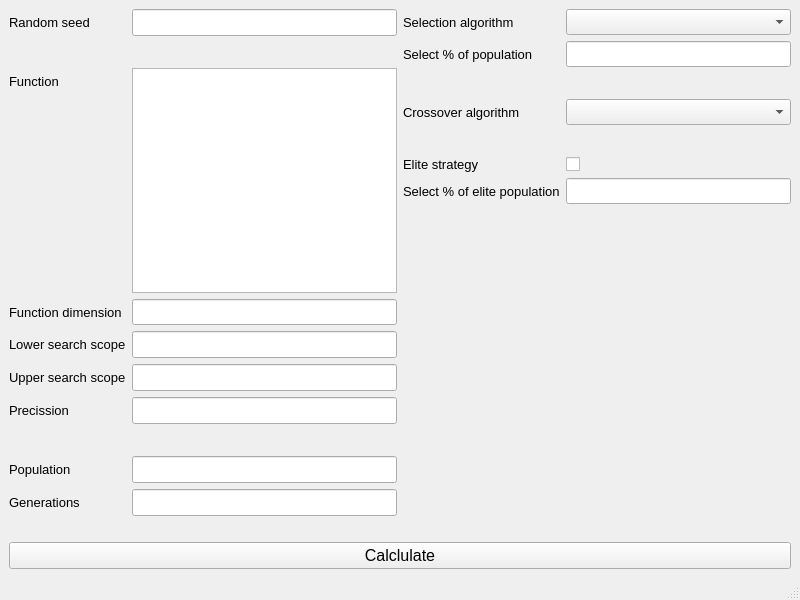
<?xml version="1.0" encoding="UTF-8"?>
<ui version="4.0">
 <class>MainWindow</class>
 <widget class="QMainWindow" name="MainWindow">
  <property name="geometry">
   <rect>
    <x>0</x>
    <y>0</y>
    <width>800</width>
    <height>600</height>
   </rect>
  </property>
  <property name="minimumSize">
   <size>
    <width>800</width>
    <height>600</height>
   </size>
  </property>
  <property name="windowTitle">
   <string>MainWindow</string>
  </property>
  <widget class="QWidget" name="centralwidget">
   <layout class="QVBoxLayout" name="verticalLayout">
    <item>
     <layout class="QHBoxLayout" name="horizontalLayout">
      <item>
       <layout class="QFormLayout" name="formLayout">
        <item row="0" column="0">
         <widget class="QLabel" name="label">
          <property name="font">
           <font>
            <pointsize>10</pointsize>
           </font>
          </property>
          <property name="text">
           <string>Random seed</string>
          </property>
         </widget>
        </item>
        <item row="0" column="1">
         <widget class="QLineEdit" name="randomSeedLine">
          <property name="minimumSize">
           <size>
            <width>0</width>
            <height>0</height>
           </size>
          </property>
          <property name="font">
           <font>
            <pointsize>12</pointsize>
           </font>
          </property>
         </widget>
        </item>
        <item row="1" column="0">
         <spacer name="horizontalSpacer">
          <property name="orientation">
           <enum>Qt::Orientation::Horizontal</enum>
          </property>
          <property name="sizeHint" stdset="0">
           <size>
            <width>40</width>
            <height>20</height>
           </size>
          </property>
         </spacer>
        </item>
        <item row="1" column="1">
         <spacer name="horizontalSpacer_2">
          <property name="orientation">
           <enum>Qt::Orientation::Horizontal</enum>
          </property>
          <property name="sizeHint" stdset="0">
           <size>
            <width>40</width>
            <height>20</height>
           </size>
          </property>
         </spacer>
        </item>
        <item row="2" column="0">
         <widget class="QLabel" name="label_8">
          <property name="font">
           <font>
            <pointsize>10</pointsize>
           </font>
          </property>
          <property name="text">
           <string>Function</string>
          </property>
         </widget>
        </item>
        <item row="2" column="1">
         <widget class="QListView" name="functionsListView">
          <property name="font">
           <font>
            <pointsize>11</pointsize>
           </font>
          </property>
         </widget>
        </item>
        <item row="3" column="0">
         <widget class="QLabel" name="label_7">
          <property name="font">
           <font>
            <pointsize>10</pointsize>
           </font>
          </property>
          <property name="text">
           <string>Function dimension</string>
          </property>
         </widget>
        </item>
        <item row="3" column="1">
         <widget class="QLineEdit" name="functionDimensionLine">
          <property name="font">
           <font>
            <pointsize>11</pointsize>
           </font>
          </property>
         </widget>
        </item>
        <item row="4" column="0">
         <widget class="QLabel" name="label_2">
          <property name="font">
           <font>
            <pointsize>10</pointsize>
           </font>
          </property>
          <property name="text">
           <string>Lower search scope</string>
          </property>
         </widget>
        </item>
        <item row="4" column="1">
         <widget class="QLineEdit" name="minSearchScopeLine">
          <property name="minimumSize">
           <size>
            <width>0</width>
            <height>0</height>
           </size>
          </property>
          <property name="font">
           <font>
            <pointsize>12</pointsize>
           </font>
          </property>
         </widget>
        </item>
        <item row="5" column="0">
         <widget class="QLabel" name="label_3">
          <property name="font">
           <font>
            <pointsize>10</pointsize>
           </font>
          </property>
          <property name="text">
           <string>Upper search scope</string>
          </property>
         </widget>
        </item>
        <item row="5" column="1">
         <widget class="QLineEdit" name="maxSearchScopeLine">
          <property name="font">
           <font>
            <pointsize>12</pointsize>
           </font>
          </property>
         </widget>
        </item>
        <item row="6" column="0">
         <widget class="QLabel" name="label_5">
          <property name="font">
           <font>
            <pointsize>10</pointsize>
           </font>
          </property>
          <property name="text">
           <string>Precission</string>
          </property>
         </widget>
        </item>
        <item row="6" column="1">
         <widget class="QLineEdit" name="precissionLine">
          <property name="font">
           <font>
            <pointsize>12</pointsize>
           </font>
          </property>
         </widget>
        </item>
        <item row="7" column="0">
         <spacer name="horizontalSpacer_4">
          <property name="orientation">
           <enum>Qt::Orientation::Horizontal</enum>
          </property>
          <property name="sizeHint" stdset="0">
           <size>
            <width>40</width>
            <height>20</height>
           </size>
          </property>
         </spacer>
        </item>
        <item row="7" column="1">
         <spacer name="horizontalSpacer_3">
          <property name="orientation">
           <enum>Qt::Orientation::Horizontal</enum>
          </property>
          <property name="sizeHint" stdset="0">
           <size>
            <width>40</width>
            <height>20</height>
           </size>
          </property>
         </spacer>
        </item>
        <item row="8" column="0">
         <widget class="QLabel" name="label_4">
          <property name="font">
           <font>
            <pointsize>10</pointsize>
           </font>
          </property>
          <property name="text">
           <string>Population</string>
          </property>
         </widget>
        </item>
        <item row="8" column="1">
         <widget class="QLineEdit" name="populationLine">
          <property name="font">
           <font>
            <pointsize>12</pointsize>
           </font>
          </property>
         </widget>
        </item>
        <item row="9" column="0">
         <widget class="QLabel" name="label_6">
          <property name="font">
           <font>
            <pointsize>10</pointsize>
           </font>
          </property>
          <property name="text">
           <string>Generations</string>
          </property>
         </widget>
        </item>
        <item row="9" column="1">
         <widget class="QLineEdit" name="generationsLine">
          <property name="font">
           <font>
            <pointsize>12</pointsize>
           </font>
          </property>
         </widget>
        </item>
       </layout>
      </item>
      <item>
       <layout class="QFormLayout" name="formLayout_2">
        <item row="0" column="0">
         <widget class="QLabel" name="label_9">
          <property name="font">
           <font>
            <pointsize>10</pointsize>
           </font>
          </property>
          <property name="text">
           <string>Selection algorithm</string>
          </property>
         </widget>
        </item>
        <item row="0" column="1">
         <widget class="QComboBox" name="selectAlgoNameComboBox">
          <property name="font">
           <font>
            <pointsize>11</pointsize>
           </font>
          </property>
         </widget>
        </item>
        <item row="1" column="0">
         <widget class="QLabel" name="label_10">
          <property name="font">
           <font>
            <pointsize>10</pointsize>
           </font>
          </property>
          <property name="text">
           <string>Select % of population</string>
          </property>
         </widget>
        </item>
        <item row="1" column="1">
         <widget class="QLineEdit" name="selectAlgoPopulationPercentLine">
          <property name="font">
           <font>
            <pointsize>11</pointsize>
           </font>
          </property>
         </widget>
        </item>
        <item row="5" column="1">
         <widget class="QCheckBox" name="eliteStrategyCheckBox">
          <property name="font">
           <font>
            <pointsize>11</pointsize>
           </font>
          </property>
          <property name="text">
           <string/>
          </property>
         </widget>
        </item>
        <item row="5" column="0">
         <widget class="QLabel" name="label_11">
          <property name="font">
           <font>
            <pointsize>10</pointsize>
           </font>
          </property>
          <property name="text">
           <string>Elite strategy</string>
          </property>
         </widget>
        </item>
        <item row="4" column="1">
         <spacer name="horizontalSpacer_6">
          <property name="orientation">
           <enum>Qt::Orientation::Horizontal</enum>
          </property>
          <property name="sizeHint" stdset="0">
           <size>
            <width>40</width>
            <height>20</height>
           </size>
          </property>
         </spacer>
        </item>
        <item row="4" column="0">
         <spacer name="horizontalSpacer_5">
          <property name="orientation">
           <enum>Qt::Orientation::Horizontal</enum>
          </property>
          <property name="sizeHint" stdset="0">
           <size>
            <width>40</width>
            <height>20</height>
           </size>
          </property>
         </spacer>
        </item>
        <item row="6" column="1">
         <widget class="QLineEdit" name="elitePopulationLine">
          <property name="font">
           <font>
            <pointsize>11</pointsize>
           </font>
          </property>
         </widget>
        </item>
        <item row="6" column="0">
         <widget class="QLabel" name="label_12">
          <property name="font">
           <font>
            <pointsize>10</pointsize>
           </font>
          </property>
          <property name="text">
           <string>Select % of elite population</string>
          </property>
         </widget>
        </item>
        <item row="2" column="0">
         <spacer name="horizontalSpacer_8">
          <property name="orientation">
           <enum>Qt::Orientation::Horizontal</enum>
          </property>
          <property name="sizeHint" stdset="0">
           <size>
            <width>40</width>
            <height>20</height>
           </size>
          </property>
         </spacer>
        </item>
        <item row="2" column="1">
         <spacer name="horizontalSpacer_9">
          <property name="orientation">
           <enum>Qt::Orientation::Horizontal</enum>
          </property>
          <property name="sizeHint" stdset="0">
           <size>
            <width>40</width>
            <height>20</height>
           </size>
          </property>
         </spacer>
        </item>
        <item row="3" column="0">
         <widget class="QLabel" name="label_13">
          <property name="font">
           <font>
            <pointsize>10</pointsize>
           </font>
          </property>
          <property name="text">
           <string>Crossover algorithm</string>
          </property>
         </widget>
        </item>
        <item row="3" column="1">
         <widget class="QComboBox" name="crossoverAlgoComboBox">
          <property name="font">
           <font>
            <pointsize>11</pointsize>
           </font>
          </property>
         </widget>
        </item>
       </layout>
      </item>
     </layout>
    </item>
    <item>
     <spacer name="horizontalSpacer_7">
      <property name="orientation">
       <enum>Qt::Orientation::Horizontal</enum>
      </property>
      <property name="sizeHint" stdset="0">
       <size>
        <width>40</width>
        <height>20</height>
       </size>
      </property>
     </spacer>
    </item>
    <item>
     <widget class="QPushButton" name="startCalcButton">
      <property name="font">
       <font>
        <pointsize>12</pointsize>
       </font>
      </property>
      <property name="text">
       <string>Calclulate</string>
      </property>
     </widget>
    </item>
   </layout>
  </widget>
  <widget class="QMenuBar" name="menubar">
   <property name="geometry">
    <rect>
     <x>0</x>
     <y>0</y>
     <width>800</width>
     <height>21</height>
    </rect>
   </property>
  </widget>
  <widget class="QStatusBar" name="statusbar"/>
 </widget>
 <resources/>
 <connections/>
</ui>
